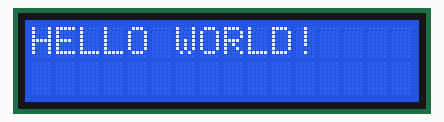
This sketch was run on a simulated Arduino Uno, built with avr-gcc and run on an emulated ATmega328P. Shown: 16×2 character LCD.

Above: at 0.1 s.
At 2.1 s:
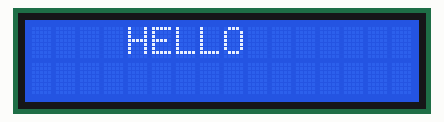

The sketch:

lcd_helloworld.ino
```cpp
#include <LiquidCrystal.h>//Don't forget to enter this library

LiquidCrystal lcd(12, 11, 5, 4, 3, 2);

void setup() {


lcd.begin(16, 2);


lcd.print("HELLO WORLD!");
delay(2000);
lcd.clear();
}

void loop() {

// set the cursor to column 0, line 1

// (note: line 1 is the second row, since counting begins with 0):

lcd.setCursor(5, 1);
lcd.print("BOY");
lcd.clear();

lcd.setCursor(4,0);
lcd.print("HELLO");


}
```
